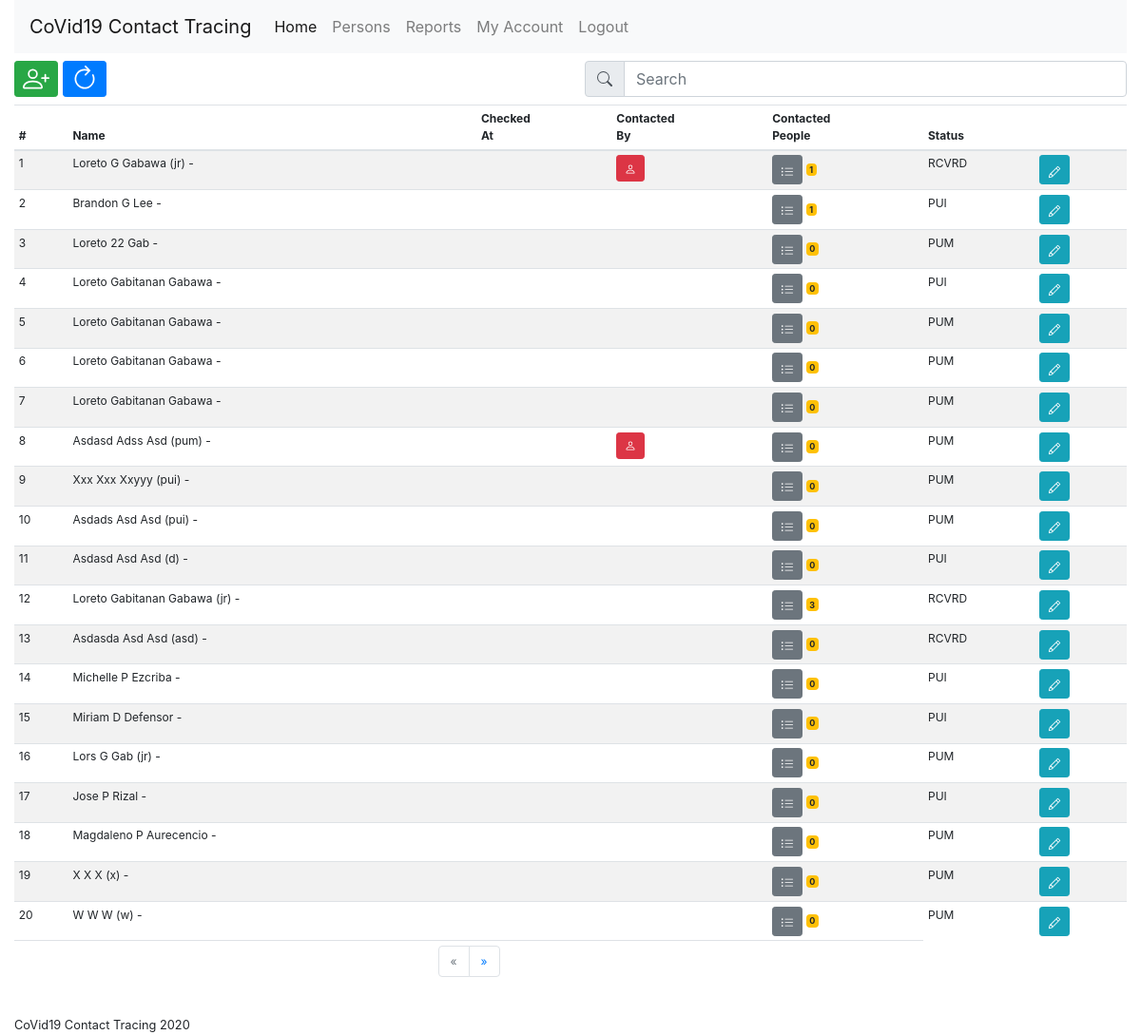
Before: /?page=persons (signed in) with the older database file.
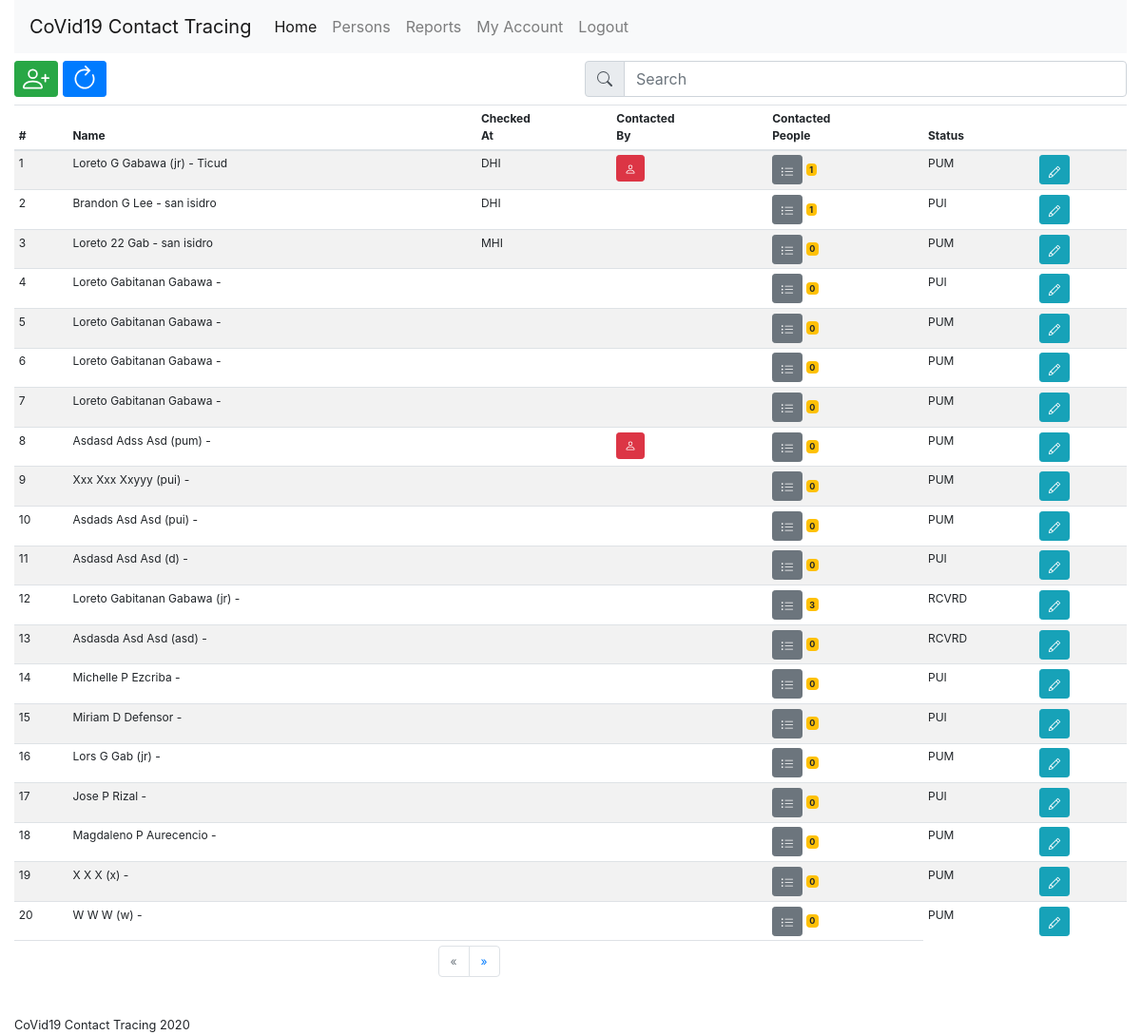
After: the same page with the newer database file.
### tables this page shows
CREATE TABLE `persons` (
  `id` bigint(20) NOT NULL,
  `brgy_id` bigint(20) NOT NULL,
  `firstname` varchar(30) NOT NULL,
  `middlename` varchar(30) NOT NULL,
  `lastname` varchar(30) NOT NULL,
  `extension` varchar(5) NOT NULL,
  `status` varchar(15) NOT NULL,
  `hospital_id` bigint(20) DEFAULT NULL
);

### functions.php (called while the page is built, shortened)
<?php
function element( $el ) {
	include ROOT_DIR . "/elements/$el.php";
}

### pages/persons.php (the view, shortened to what this page needs)
<?php element( 'header' ); ?>
<div class="col">
  <div class="row">
    <div class="col">
      <a class="btn btn-success btn-sm mb-2" href="<?php echo SITE_URL ?>/?page=add_person" title="Add New Person">
      </a>
      <a class="btn btn-primary btn-sm mb-2" href="<?php echo SITE_URL ?>/?page=persons" title="Refresh">
      </a>
    </div>
    <div class="col">
      <form method="get">
        <div class="input-group mb-2">
          <div class="input-group-prepend">
            <div class="input-group-text">
            </div>
          </div>
          <input type="text" class="form-control" id="inlineFormInputGroup" placeholder="Search" name="s">
        </div>
      </form>
    </div>
  </div>
  <?php
    $search = isset( $_GET[ 's' ] ) && !empty( $_GET[ 's' ] ) ? 'WHERE CONCAT( P.firstname, " ", P.middlename, " ", P.lastname ) LIKE "%' . clean( $_GET[ 's' ] ) . '%"': '';
    $p = isset( $_GET[ 'p' ] ) ? clean( $_GET[ 'p' ] ) : 1;
    $total_page = 20;
    $start_limit = ( $p - 1 ) * $total_page;
    $max = $DB->query( "SELECT COUNT(*) FROM persons AS p $search" );
    $max = $max->fetch_array();
    $max_page = ceil( $max[0] / $total_page );
    $q = "SELECT id, firstname, middlename, lastname, status, extension, (SELECT COUNT(*) FROM contact_traces AS CT WHERE CT.contacted_person_id=P.id) AS contacted, ( SELECT contacted_person_id FROM contact_traces WHERE person_id = P.id LIMIT 1 ) AS contacted_person_id, ( SELECT CONCAT( firstname, ' ', middlename, ' ', lastname ) FROM persons WHERE id = contacted_person_id ) AS contacted_person_name, (SELECT name FROM barangays WHERE id=P.brgy_id) AS brgy, (SELECT short_name FROM hospitals WHERE id=P.hospital_id) AS hospital FROM persons AS P $search LIMIT $start_limit, $total_page";
    $accounts = $DB->query( $q );
    $num = 1 + ( ( $p - 1 ) * $total_page );
  ?>
  <table class="table table-striped table-hover table-sm" style="font-size: 12px;">
    <thead>
      <tr>
        <th>#</th>
        <th>Name</th>
        <th>Checked<br>At</th>
        <th>Contacted<br>By</th>
        <th>Contacted<br>People</th>
        <th>Status</th>
        <th></th>
      </tr>
    </thead>
    <tbody>
    <?php if( $accounts && $accounts->num_rows ) { ?>
      <?php while( $account = $accounts->fetch_object() ) : ?>
      <tr>
        <td><?php echo $num ?></td>
        <td><span style="text-transform: capitalize;"><?php echo $account->firstname . ' ' . $account->middlename . ' ' . $account->lastname ?></span> <?php echo ( isset( $account->extension ) && !empty( $account->extension ) ? "({$account->extension})" : '' ) ?> - <?php echo $account->brgy ?></td>
        <td>
          <?php echo $account->hospital ?>
        </td>
        <td>
          <?php if( $account->contacted_person_id ) : ?>
          <a style="font-size: 12px;" class="btn btn-danger btn-sm" href="<?php echo SITE_URL ?>/?page=contacted&person_id=<?php echo $account->contacted_person_id ?>" title="Contacted by <?php echo $account->contacted_person_name ?>">
          </a>
          <?php endif; ?>
        </td>
        <td>
          <a class="btn btn-secondary btn-sm" href="<?php echo SITE_URL ?>/?page=contacted&person_id=<?php echo $account->id ?>" title="View of contacted persons">
          </a>
          <span class="badge badge-warning" title="Number of contacted persons"><?php echo $account->contacted ?></span>
        </td>
        <td style="text-transform: uppercase;"><?php echo $account->status ?></td>
        <td>
          <a class="btn btn-info btn-sm" href="<?php echo SITE_URL ?>/?page=edit_person&id=<?php echo $account->id ?>" title="View/Update Person Details">
          </a>
        </td>
      </tr>
      <?php $num++; endwhile; ?>
    <?php } else { ?>
      <tr>
        <td colspan="5">No records found.</td>
      </tr>
    <?php } ?>
    </tbody>
    <tfoot>
      <tr>
        <td colspan="5">
          <nav aria-label="Page navigation example">
            <ul class="pagination justify-content-center">
              <li class="page-item <?php echo ( $p <= 1 ? 'disabled' : '' ) ?>">
                <a class="page-link" href="<?php echo SITE_URL ?>/?page=persons&p=<?php echo ( ( $p > 1 ) ? $p - 1 : 1 ) ?>" aria-label="Previous">
                  <span aria-hidden="true">&laquo;</span>
                </a>
              </li>
              <li class="page-item <?php echo ( ( $p >= $max_page ) ? 'disabled' : '' ) ?>">
                <a class="page-link" href="<?php echo SITE_URL ?>/?page=persons&p=<?php echo ( $p + 1 ) ?>" aria-label="Next">
                  <span aria-hidden="true">&raquo;</span>
                </a>
              </li>
            </ul>
          </nav>
        </td>
      </tr>
    </tfoot>
  </table>
</div>
<?php element( 'footer' ); ?>

### index.php (shortened to what this page needs)
<?php
	require 'functions.php';
	if( isset( $_GET[ 'page' ] ) && !empty( $_GET[ 'page' ] ) ) {
		if( file_exists( ROOT_DIR . '/pages/' . $_GET[ 'page' ] . ".php" ) ) {
			require ROOT_DIR . '/pages/' . $_GET[ 'page' ] . ".php";
		} else {
			require ROOT_DIR . '/pages/404.php';
		}
	} else {
		require ROOT_DIR . '/pages/default.php';
	}

### elements/header.php (shortened to what this page needs)
<!DOCTYPE html>
<html>
	<head>
		<link rel="stylesheet" type="text/css" href="<?php echo SITE_URL ?>/assets/bootstrap-4.4.1/css/bootstrap.min.css">
	</head>
	<body>
		<div class="container-fluid">
			<div class="row mb-2">
				<div class="col">
					<nav class="navbar navbar-expand-lg navbar-light bg-light">
					  <a class="navbar-brand" href="#">CoVid19 Contact Tracing</a>
					  <div class="collapse navbar-collapse" id="navbarNavDropdown">
					    <ul class="navbar-nav">
					      <li class="nav-item active">
					        <a class="nav-link" href="<?php echo SITE_URL ?>/">Home <span class="sr-only">(current)</span></a>
					      </li>
					      <li class="nav-item">
					        <a class="nav-link" href="<?php echo SITE_URL ?>/?page=persons">Persons</a>
					      </li>
					      <li class="nav-item">
					        <a class="nav-link" href="<?php echo SITE_URL ?>/?page=reports">Reports</a>
					      </li>
					      <?php if( isset( $_SESSION[ AUTH_ID ] ) ) : ?>
				      	<li class="nav-item">
						      <a class="nav-link" href="<?php echo SITE_URL ?>/?page=my_account">My Account</a>
					      </li>
					      <li class="nav-item">
						      <a class="nav-link" href="<?php echo SITE_URL ?>/?action=logout">Logout</a>
					      </li>
					      <?php else : ?>
				      	<li class="nav-item">
					      	<a class="nav-link" href="<?php echo SITE_URL ?>/?page=login">Login</a>
					      </li>
					      <?php endif; ?>
					    </ul>
					  </div>
					</nav>
				</div>
			</div>
			<div class="main-content row">

### elements/footer.php (shortened to what this page needs)
			</div>
			<div class="row">
				<div class="footer col">
					<small>CoVid19 Contact Tracing <?php echo date( 'Y' ) ?></small>
				</div>
			</div>
		</div>
	</body>
</html>

Changed rows visible on the page:
changed persons (number 1 of 20 on the later page): brgy (not shown) → "Ticud"; hospital (not shown) → "DHI"; status "RCVRD" → "PUM"
changed persons "Brandon": brgy (not shown) → "san isidro"; hospital (not shown) → "DHI"
changed persons (number 3 of 20 on the later page): brgy (not shown) → "san isidro"; hospital (not shown) → "MHI"
